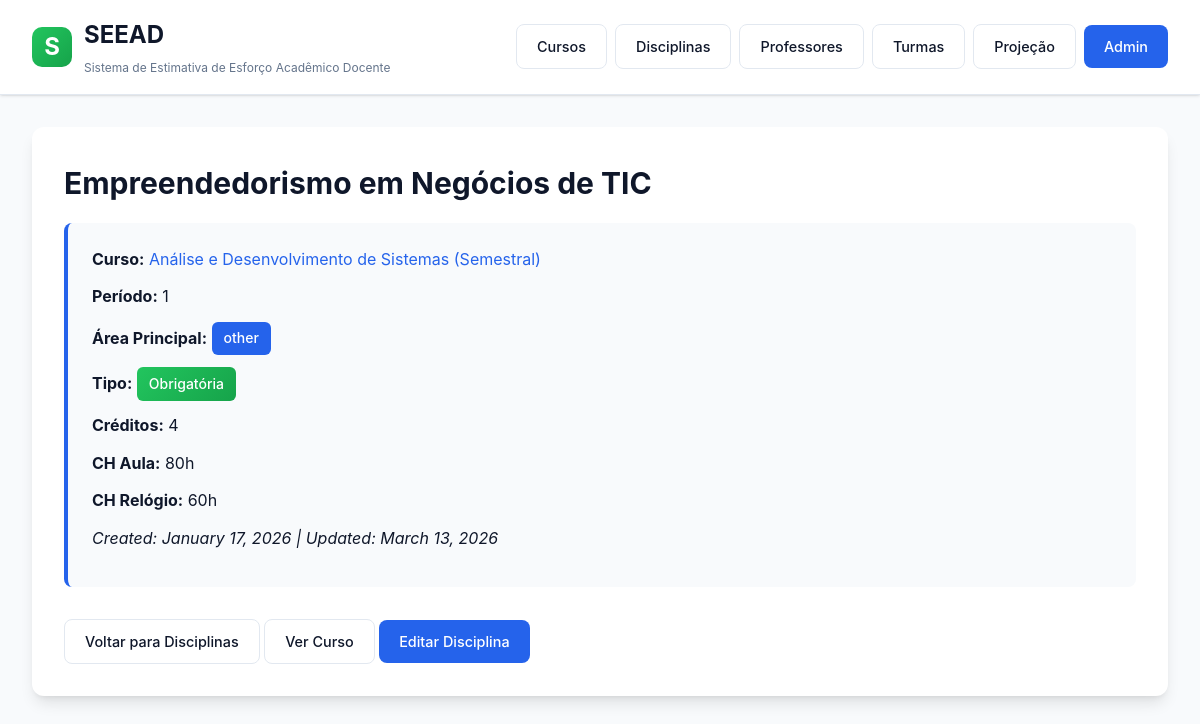
Page /courses/discipline/161/ on the earlier database version.
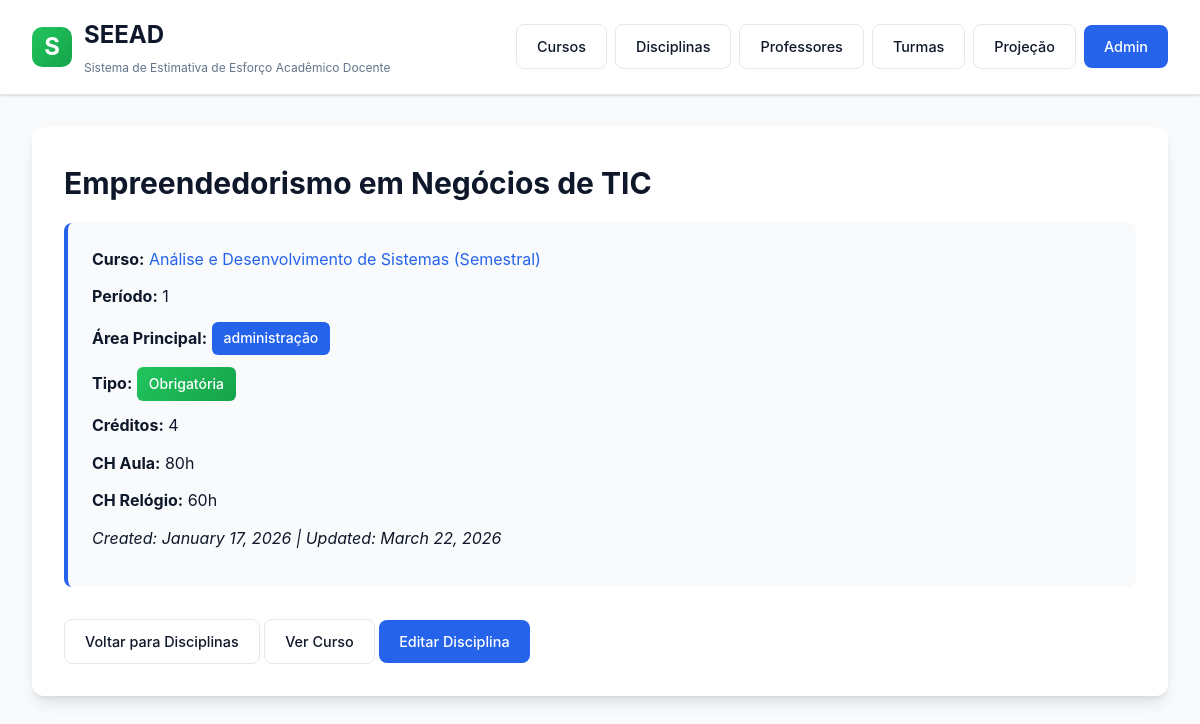
Same page on the later database version.
### courses/models.py (models this page shows, shortened)
class Discipline(models.Model):
    PERIOD_FIRST_SEMESTER = "1"
    PERIOD_SECOND_SEMESTER = "2"
    PERIOD_FIRST_YEAR = "year_1"
    PERIOD_SECOND_YEAR = "year_2"
    PERIOD_THIRD_YEAR = "year_3"
    PERIOD_FOURTH_YEAR = "year_4"
    PERIOD_FIFTH_YEAR = "year_5"
    SEMESTER_PERIODS = [
        (PERIOD_FIRST_SEMESTER, "1st Semester"),
        (PERIOD_SECOND_SEMESTER, "2nd Semester"),
    ]
    YEARLY_PERIODS = [
        (PERIOD_FIRST_YEAR, "1st Year"),
        (PERIOD_SECOND_YEAR, "2nd Year"),
        (PERIOD_THIRD_YEAR, "3rd Year"),
        (PERIOD_FOURTH_YEAR, "4th Year"),
        (PERIOD_FIFTH_YEAR, "5th Year"),
    ]
    course = models.ForeignKey(
        Course,
        on_delete=models.CASCADE,
        related_name="disciplines",
        verbose_name="Course",
    )
    name = models.CharField(max_length=200, verbose_name="Discipline Name")
    period = models.CharField(
        max_length=20,
        verbose_name="Period",
        help_text="Semester or year when the discipline is offered",
    )
    main_area = models.CharField(
        max_length=200,
        verbose_name="Main Area",
        help_text="Main knowledge area to be matched with professors",
    )
    description = models.TextField(
        blank=True,
        verbose_name="Discipline Description",
        help_text="Description of the discipline to be used for effort calculation",
    )
    credits = models.PositiveIntegerField(
        default=0, verbose_name="Credits", help_text="Number of credits"
    )
    ch_aula = models.PositiveIntegerField(
        default=0,
        verbose_name="CH Aula",
        help_text="Classroom hours (carga horária aula)",
    )
    ch_relogio = models.PositiveIntegerField(
        default=0,
        verbose_name="CH Relógio",
        help_text="Clock hours (carga horária relógio)",
    )
    pre_requisito = models.CharField(
        max_length=500,
        blank=True,
        verbose_name="Prerequisite",
        help_text="Prerequisite discipline(s)",
    )
    co_requisito = models.CharField(
        max_length=500,
        blank=True,
        verbose_name="Co-requisite",
        help_text="Co-requisite discipline(s)",
    )
    is_elective = models.BooleanField(
        default=False,
        verbose_name="Optativa",
        help_text="Indicates if the discipline is elective",
    )
    available_periods = models.CharField(
        max_length=50,
        blank=True,
        verbose_name="Available Periods",
        help_text="Periods when elective can be taken (e.g., '5,6' for periods 5 and 6)",
    )
    created_at = models.DateTimeField(auto_now_add=True)
    updated_at = models.DateTimeField(auto_now=True)
    class Meta:
        ordering = ["course", "period", "name"]
        verbose_name = "Discipline"
        verbose_name_plural = "Disciplines"

class Course(models.Model):
    CALENDAR_SEMESTRAL = "semestral"
    CALENDAR_YEARLY = "yearly"
    CALENDAR_CHOICES = [
        (CALENDAR_SEMESTRAL, "Semestral"),
        (CALENDAR_YEARLY, "Yearly"),
    ]
    name = models.CharField(max_length=200, verbose_name="Course Name")
    short_name = models.CharField(
        max_length=20,
        blank=True,
        verbose_name="Abreviação",
        help_text='Sigla ou nome curto para exibição (ex: "ADS", "TII")',
    )
    grade_year = models.CharField(
        max_length=20,
        default="2019.2",
        verbose_name="Grade Year",
        help_text="Academic year/period of the course curriculum (e.g., 2019.2)",
    )
    calendar_type = models.CharField(
        max_length=20,
        choices=CALENDAR_CHOICES,
        default=CALENDAR_SEMESTRAL,
        verbose_name="Calendar Type",
    )
    description = models.TextField(
        blank=True,
        verbose_name="Course Description",
        help_text="Description of the course program to be used for effort calculation",
    )
    created_at = models.DateTimeField(auto_now_add=True)
    updated_at = models.DateTimeField(auto_now=True)
    class Meta:
        ordering = ["name"]
        verbose_name = "Course"
        verbose_name_plural = "Courses"

### courses/views.py (the view)
# urls.py: path('discipline/<int:pk>/', views.DisciplineDetailView.as_view(), name='discipline_detail'),
class DisciplineDetailView(DetailView):
    model = Discipline
    template_name = 'courses/discipline_detail.html'
    context_object_name = 'discipline'

### courses/templates/courses/discipline_detail.html (shortened to what this page needs)
{% extends "courses/base.html" %}
{% block content %}
<h2>{{ discipline.name }}</h2>
<div class="discipline-info">
    <p><strong>Curso:</strong>
        <a href="{% url 'courses:course_detail' discipline.course.pk %}">
            {{ discipline.course.name }} ({{ discipline.course.get_calendar_type_display }})
        </a>
    </p>
    <p><strong>Período:</strong> {{ discipline.period }}</p>
    <p><strong>Área Principal:</strong> <span class="badge">{{ discipline.main_area }}</span></p>
    <p><strong>Tipo:</strong>
        {% if discipline.is_elective %}
            <span class="badge" style="background: linear-gradient(135deg, #f59e0b 0%, #d97706 100%); color: white;">Optativa</span>
        {% else %}
            <span class="badge" style="background: linear-gradient(135deg, #22c55e 0%, #16a34a 100%); color: white;">Obrigatória</span>
        {% endif %}
    </p>
    <p><strong>Créditos:</strong> {{ discipline.credits }}</p>
    <p><strong>CH Aula:</strong> {{ discipline.ch_aula }}h</p>
    <p><strong>CH Relógio:</strong> {{ discipline.ch_relogio }}h</p>
    <p><em>Created: {{ discipline.created_at|date:"F d, Y" }} | Updated: {{ discipline.updated_at|date:"F d, Y" }}</em></p>
</div>
<div style="margin-top: 2rem;">
    <a href="{% url 'courses:discipline_list' %}" class="btn btn-secondary">Voltar para Disciplinas</a>
    <a href="{% url 'courses:course_detail' discipline.course.pk %}" class="btn btn-secondary">Ver Curso</a>
    <a href="/admin/courses/discipline/{{ discipline.pk }}/change/" class="btn btn-primary">Editar Disciplina</a>
</div>
{% endblock %}

Differences in the rows shown:
changed Discipline "Empreendedorismo em Negócios de TIC": main_area "other" → "administração"; updated_at "March 13, 2026" → "March 22, 2026"
